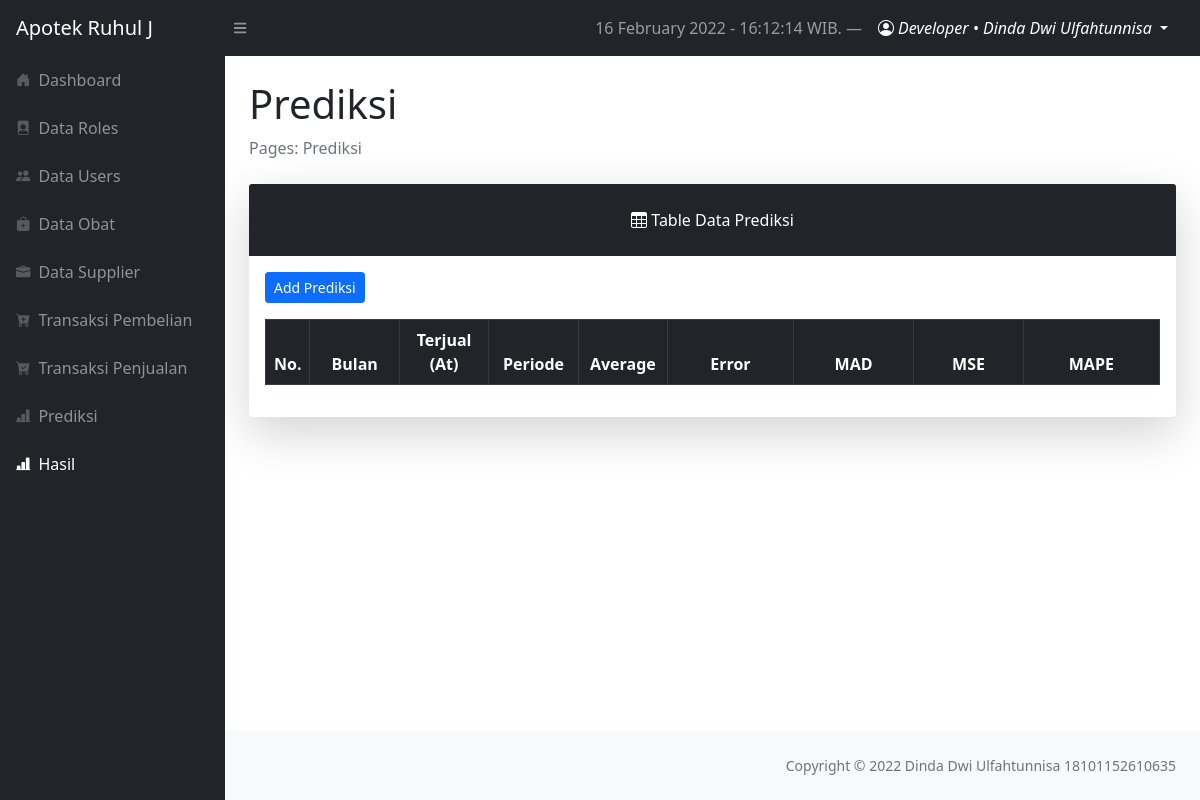
Page /layouts/dashboard/index.php?page=prediksi/listview (signed in) on the earlier database version.
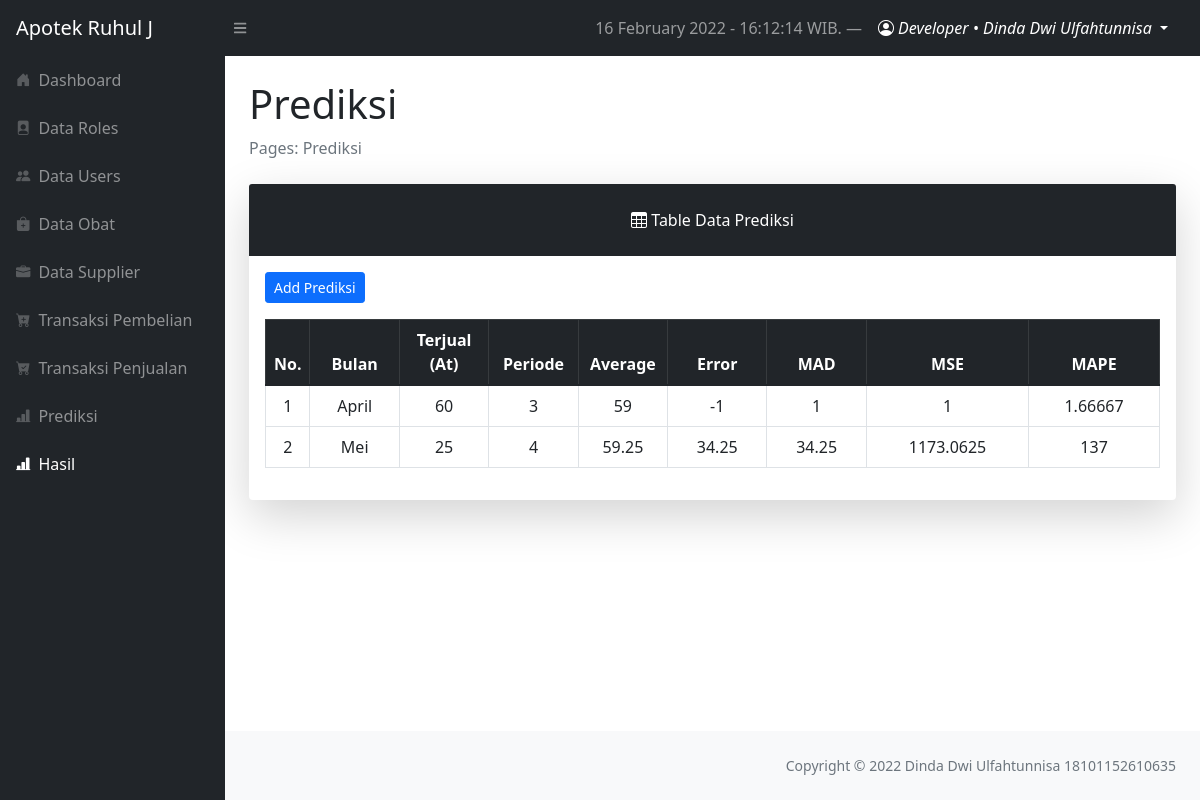
Same page on the later database version.
### tables this page shows
CREATE TABLE `tbl_prediksi` (
  `ramalan_id` int(11) NOT NULL,
  `kode_ramalan` varchar(10) NOT NULL,
  `periode` int(11) NOT NULL,
  `jumlah` int(11) NOT NULL,
  `obat_id` int(11) NOT NULL,
  `bulan` int(11) NOT NULL,
  `tahun` year(4) NOT NULL,
  `hasil` double NOT NULL,
  `error` float NOT NULL,
  `mad` float NOT NULL,
  `mse` double NOT NULL,
  `mape` float NOT NULL
);

### config/config.php (called while the page is built, shortened)
<?php
$localhost  = "localhost";
$username   = "root";
$password   = "root";
$db         = "forecasting_apotek";
$conn = mysqli_connect($localhost, $username, $password, $db);
function query($query)
{
    global $conn;
    $result = mysqli_query($conn, $query);
    while ($row = mysqli_fetch_assoc($result)) {
        $rows[] = $row;
    }
    return $rows;
}
if (!function_exists('bulan')) {
    function bulan($month)
    {
        $namaBulan = array(1 => 'Januari', 'Februari', 'Maret', 'April', 'Mei', 'Juni', 'Juli', 'Agustus', 'September', 'Oktober', 'November', 'Desember');
        $bulan = $namaBulan[intval($month)];
        return $bulan;
    }
}

### layouts/dashboard/prediksi/hasil.php (the view, shortened to what this page needs)
<?php
require '../../config/config.php';
$query = query("SELECT * FROM tbl_prediksi");
$no = 1
?>
<main>
    <div class="container-fluid px-4">
        <h1 class="mt-4">Prediksi</h1>
        <ol class="breadcrumb mb-4">
            <li class="breadcrumb-item active">Pages: Prediksi</li>
        </ol>
        <div class="card shadow-lg border-0 mb-4">
            <div class="card-header border-0 text-center p-4 bg-dark text-white">
                <i class="bi bi-table"></i>
                Table Data Prediksi
            </div>
            <div class="card-body border-0">
                <a href="?page=prediksi" class="btn btn-sm btn-primary mb-3">Add Prediksi</a>
                <table class="table table-bordered table-hover table-responsive-sm text-center rounded">
                    <thead class="table-dark">
                        <th scope="col" width="3%">No.</th>
                        <th scope="col" width="10%">Bulan</th>
                        <th scope="col" width="10%">Terjual (At)</th>
                        <th scope="col" width="10%">Periode</th>
                        <th scope="col" width="10%">Average</th>
                        <th scope="col">Error</th>
                        <th scope="col">MAD</th>
                        <th scope="col">MSE</th>
                        <th scope="col">MAPE</th>
                    </thead>
                    <tbody>
                        <?php foreach ($query as $a) : ?>
                            <tr>
                                <td><?= $no++; ?></td>
                                <td><?= bulan($a['bulan']); ?></td>
                                <td><?= $a['jumlah']; ?></td>
                                <td><?= $a['periode']; ?></td>
                                <td><?= $a['hasil']; ?>
                                <td><?= $a['error'] ?></td>
                                <td><?= $a['mad'] ?></td>
                                <td><?= $a['mse'] ?></td>
                                <td><?= $a['mape'] ?></td>
                            </tr>
                        <?php endforeach; ?>
                    </tbody>
                </table>
            </div>
        </div>
</main>

Differences in the rows shown:
added tbl_prediksi: bulan "April", jumlah "60", periode "3", hasil "59", error "-1", mad "1", mse "1", mape "1.66667"
added tbl_prediksi: bulan "Mei", jumlah "25", periode "4", hasil "59.25", error "34.25", mad "34.25", mse "1173.0625", mape "137"
